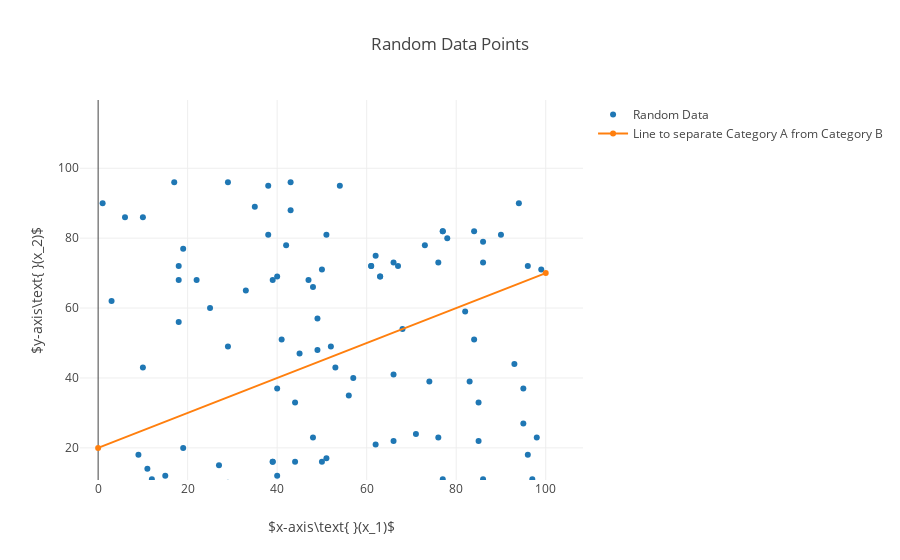

Notebook cell for this chart:
### Markdown cell above
Below is an arbitrary data set plotted on a graph with a line through them.  The goal of this perceptron is to classify what points are below and above the line.  What it means for a perceptron to learn to classify is that it learns a mathematical function to separate the two groups.  The mathematical function it will learn is represented by the line below.  Therefore, a perceptron or neural network is call a "Univesral Function Approximater".  The data points below represent training data for the perceptron.  Once the perceptron is trained it will be able to take in data points not listed in the graph below and predict if the point is below or above the line.  The perceptron that will be implemented will be trained using supervised learning and takes in inputs and outputs a 1 above the line and -1 for below the line.  The supervised learning approach means the training data below will be fed into the perceptron one-by-one and if it predicts the wrong category the perceptron will be penalized by tweaking it's algorithm programmatically.  Tweaking of the algorithm is known as gradient decent.  If the perceptron predicts the correct category, no penalty.  After training, the perceptron should be able to predict the correct category for data points not in the training set.

The formula for a line is represented like, $y=mx+b$.  The line that our perceptron will try to approximate below is $y=0.5x+20$.  As indicated in the graph below, the line passes through the y-intercept at 20 and has a slope of 0.5.

### Code cell
%matplotlib inline
import plotly.offline as plt
import plotly.graph_objs as go
import numpy as np

ts = 100

x1 = np.random.randint(ts, size=ts)
x2 = np.random.randint(ts, size=ts)

# the label represents the category. It will be used in the perceptron algorithm below during training
label = (x1>x2).astype(np.int)
label[label == 0] = -1

points = go.Scatter(
    x = x1,
    y = x2,
    mode = 'markers',
    marker = dict(
        symbol = 'circle'
    ),
    name = 'Random Data'
    
)

# Plot a line y=mx+b
x = np.linspace(0,ts,2)
m = 0.5
b = 20
y = m*x+b

line = go.Scatter(
    x = x,
    y = y,
    name = 'Line to separate Category A from Category B'
)

data = [points, line]

layout = go.Layout(
    title='Random Data Points',
    xaxis=dict(
        title='$x-axis\\text{ }(x_1)$'
    ),
    yaxis=dict(
        title='$y-axis\\text{ }(x_2)$'
    )
)

fig = go.Figure(data=data, layout=layout)
plt.iplot(fig)

### Figure 1 — Plotly figure (JSON) as saved in the notebook; plotly's stock layout.template omitted (floating-point values rounded to 4 significant figures)
{"data": [{"marker": {"symbol": "circle"}, "mode": "markers", "name": "Random Data", "type": "scatter", "uid": "26fb36d2-5532-46b5-ae1a-aaf9b4f438f5", "x": [62, 93, 19, 12, 61, 76, 40, 22, 45, 10, 50, 68, 38, 89, 49, 97, 79, 66, 85, 53, 18, 67, 29, 40, 11, 96, 39, 44, 11, 25, 18, 39, 19, 77, 10, 86, 54, 98, 62, 47, 1, 18, 27, 85, 52, 82, 42, 61, 9, 44, 58, 95, 50, 15, 74, 86, 86, 83, 41, 99, 6, 63, 85, 77, 66, 48, 77, 51, 63, 51, 94, 77, 56, 33, 84, 48, 43, 41, 39, 66, 43, 71, 3, 38, 73, 90, 66, 57, 17, 95, 49, 96, 78, 29, 29, 35, 84, 76, 14, 40], "y": [21, 44, 77, 11, 72, 23, 69, 68, 47, 86, 71, 54, 95, 3, 48, 11, 7, 41, 22, 43, 68, 72, 10, 37, 14, 72, 68, 33, 4, 60, 56, 16, 20, 82, 43, 79, 95, 23, 75, 68, 90, 72, 15, 33, 49, 59, 78, 72, 18, 16, 5, 27, 16, 12, 39, 73, 11, 39, 51, 71, 86, 69, 4, 82, 73, 23, 8, 17, 69, 81, 90, 11, 35, 65, 82, 66, 88, 6, 16, 6, 96, 24, 62, 81, 78, 81, 22, 40, 96, 37, 57, 18, 80, 49, 96, 89, 51, 73, 1, 12]}, {"name": "Line to separate Category A from Category B", "type": "scatter", "uid": "cc8b3a0b-5e53-402e-87c0-4ce218985932", "x": [0, 100], "y": [20, 70]}], "layout": {"autosize": true, "title": "Random Data Points", "xaxis": {"autorange": false, "range": [-4.054, 108.3], "title": "$x-axis\\text{ }(x_1)$", "type": "linear"}, "yaxis": {"autorange": false, "range": [10.81, 119.5], "title": "$y-axis\\text{ }(x_2)$", "type": "linear"}}}
